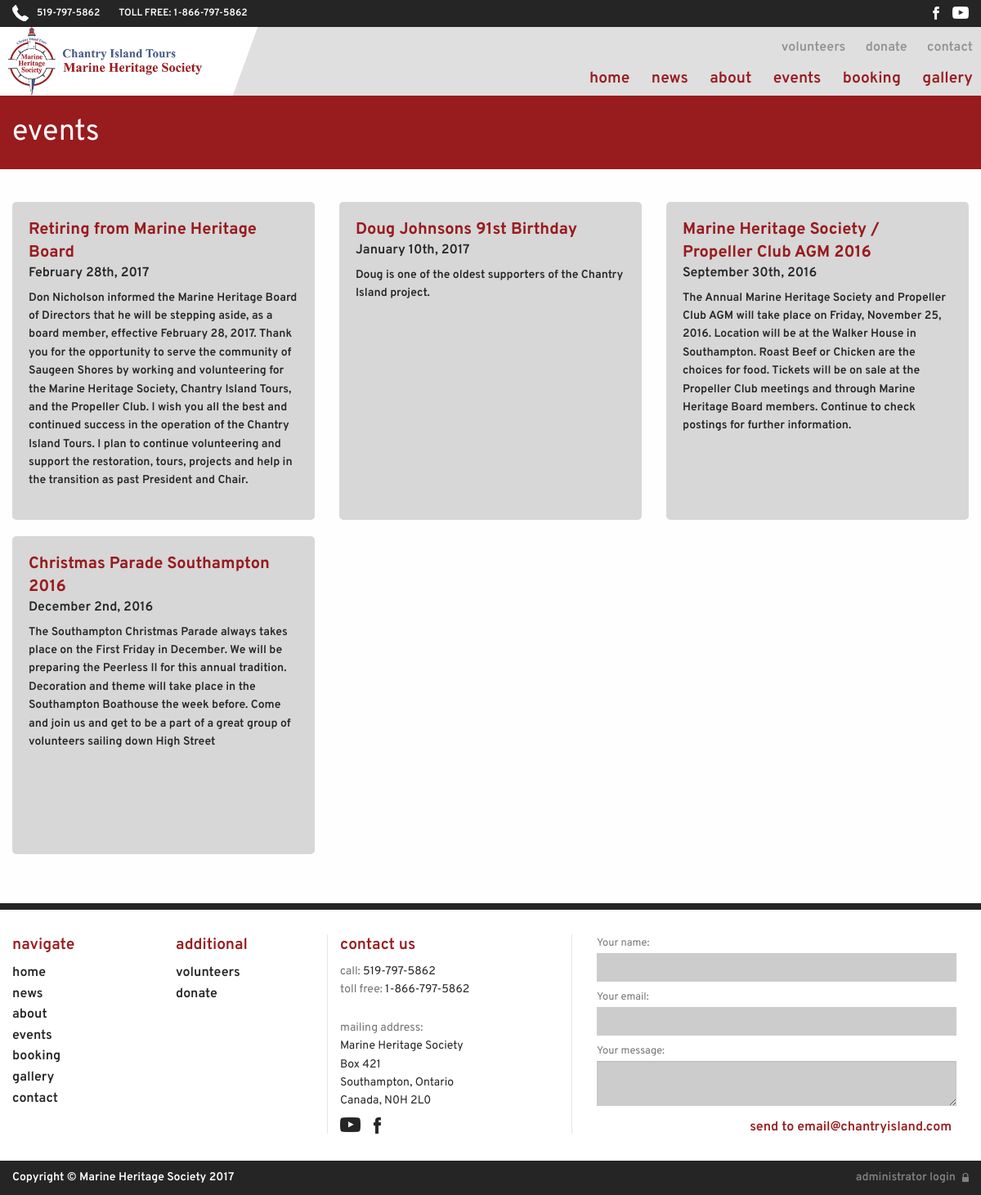
Screenshot of /events.php with the database file from the repository.
### tables this page shows
CREATE TABLE tbl_events (
  events_id tinyint(3) unsigned NOT NULL,
  events_title varchar(100) NOT NULL,
  events_date varchar(50) NOT NULL,
  events_content text NOT NULL
);

### admin/phpscripts/read.php (called while the page is built, shortened)
<?php
	function getAllEvents($tbl) {
		include('connect.php');
		$queryAll = "SELECT * FROM {$tbl} ORDER BY events_id DESC";
		$runAll = mysqli_query($link, $queryAll);
		if($runAll){
			return $runAll;
		}else{
			$error =  "There was an error accessing this information.  Please contact your admin.";
			return $error;
		}
	}
?>

### events.php (the view, shortened to what this page needs)
<?php
	$tbl_events = "tbl_events";
	$getEvents = getAllEvents($tbl_events);
?>
<?php
include_once("layout/header.php");
?>
	<div id="pageTitle">
		<div class="row expanded">
			<div class="small-12 columns">
				<h1>events</h1>
			</div>
		</div>
	</div>
	<div id="eventsWrapper">
		<div class="row" data-equalizer>
			<?php
				if(!is_string($getEvents)){
					while($row = mysqli_fetch_array($getEvents)){
						echo "<div class=\"small-12 medium-4 columns end\">";
							echo "<div class=\"eventsCon\" data-equalizer-watch>";
							echo "<h1>{$row['events_title']}</h1>";
							echo "<h2>{$row['events_date']}</h2>";
							echo "<p>{$row['events_content']}</p>";
							echo "</div>";
						echo "</div>";
					}
				}else{
					echo "<p>{$getEvents}</p>";
				}
			?>
		</div>
	</div>
<?php
	include("layout/footer.php");
?>

### css/app.css (style rules this page uses)
#pageTitle { background-color: #981b1e; padding: 10px 0px; }
#pageTitle h1 { font-family: 'Overpass', sans-serif; font-size: 1.75em; font-weight: 400; color: #fff; padding: 0; margin: 0; }
#eventsWrapper { padding: 40px 0px; }
.eventsCon { background-color: #d7d7d7; border-radius: 5px; padding: 20px; margin-bottom: 20px; }
.eventsCon h1 { font-family: 'Overpass', sans-serif; font-size: 1.25em; font-weight: 700; color: #981b1e; margin: 0; padding: 0; }
.eventsCon h2 { font-family: 'Overpass', sans-serif; font-size: 1em; font-weight: 600; color: #252525; }
.eventsCon p { font-family: 'Overpass', sans-serif; font-size: .875em; font-weight: 600; color: #252525; }
@media (min-width: 40em) { #pageTitle { padding: 20px 0px; } }
@media (min-width: 40em) { #pageTitle h1 { font-size: 2.25em; } }

### rows the page displays
tbl_events: events_title "Retiring from Marine Heritage Board", events_date "February 28th, 2017", events_content "Don Nicholson informed the Marine Heritage Board of Directors that he will be stepping aside, as a board member, effective February 28, 2017. Thank you for the opportunity to serve the community of Saugeen Shores by working and volunteering for the Marine Heritage Society, Chantry Island Tours, and the Propeller Club. I wish you all the best and continued success in the operation of the Chantry Island Tours. I plan to continue volunteering and support the restoration, tours, projects and help in the transition as past President and Chair."
tbl_events: events_title "Doug Johnsons 91st Birthday", events_date "January 10th, 2017", events_content "Doug is one of the oldest supporters of the Chantry Island project."
tbl_events: events_title "Marine Heritage Society / Propeller Club AGM 2016", events_date "September 30th, 2016", events_content "The Annual Marine Heritage Society and Propeller Club AGM will take place on Friday, November 25, 2016. Location will be at the Walker House in Southampton. Roast Beef or Chicken are the choices for food. Tickets will be on sale at the Propeller Club meetings and through Marine Heritage Board members. Continue to check postings for further information."
tbl_events: events_title "Christmas Parade Southampton 2016", events_date "December 2nd, 2016", events_content "The Southampton Christmas Parade always takes place on the First Friday in December. We will be preparing the Peerless II for this annual tradition. Decoration and theme will take place in the Southampton Boathouse the week before. Come and join us and get to be a part of a great group of volunteers sailing down High Street"
